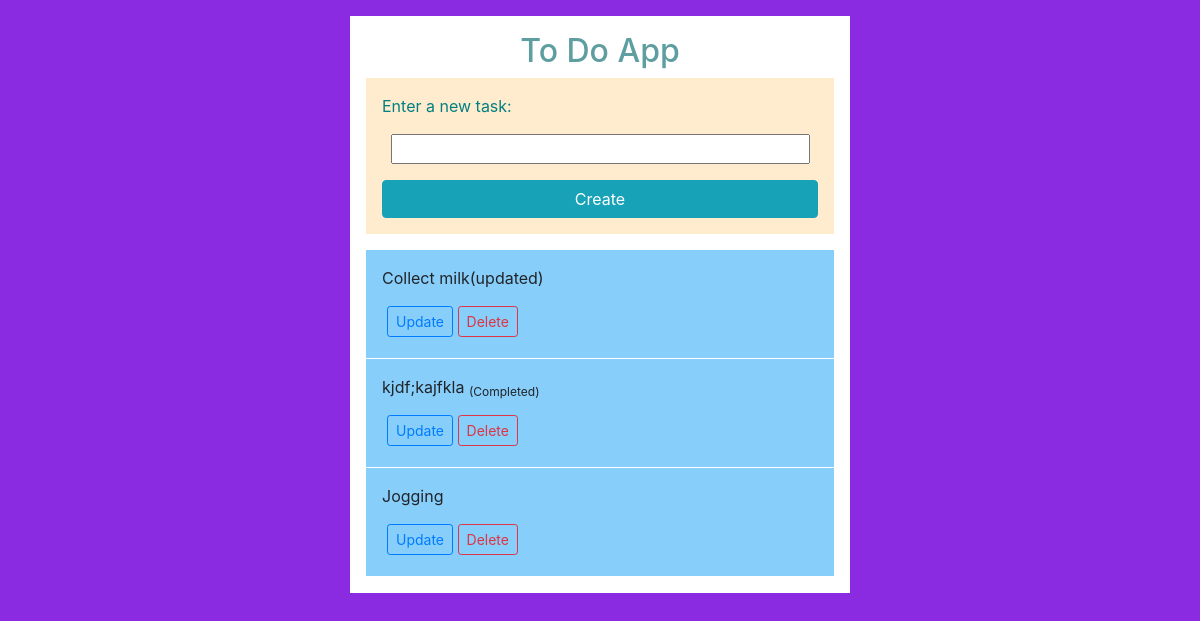
The app's page /, older data.
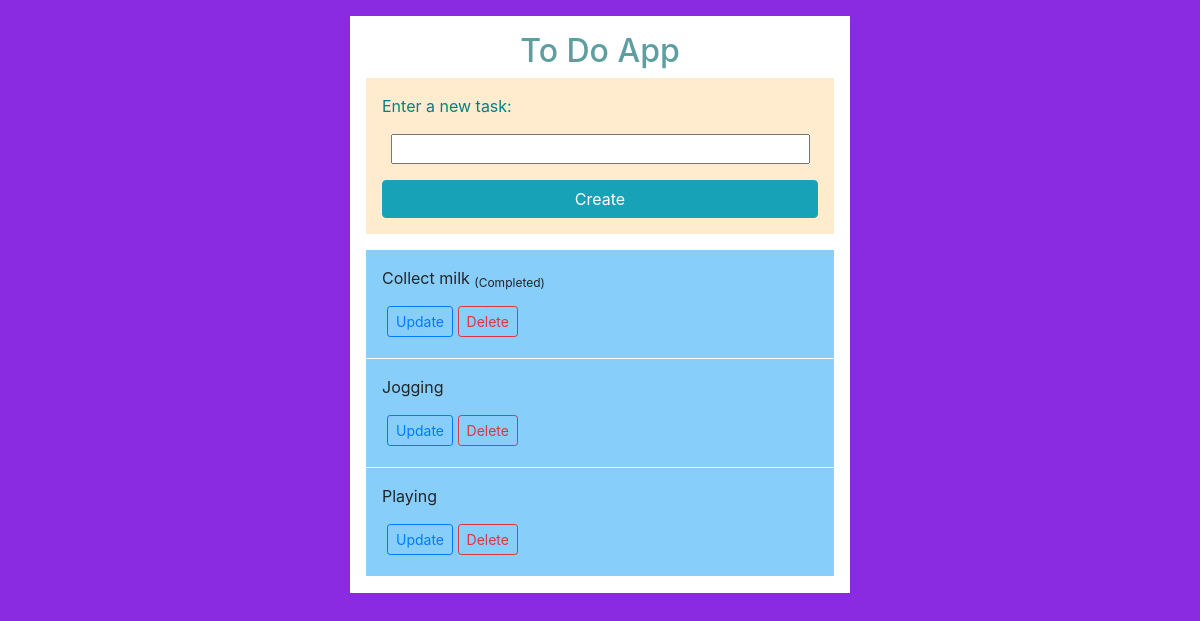
The same page, newer data.
### tasks/models.py (models this page shows, shortened)
class Tasks(models.Model):
    title = models.CharField(max_length=200)
    complete = models.BooleanField(default=False)
    created = models.DateTimeField(auto_now_add=True)

### tasks/views.py (the view)
# urls.py: path('', views.index, name='index'),
def index(request):
    tasks = Tasks.objects.all()
    form = TasksForm()
    if request.method == "POST":
        form = TasksForm(request.POST)
        if form.is_valid():
            form.save()
        return redirect('/')
    context = {'tasks': tasks, 'form': form}
    return render(request, 'tasks/tasks.html', context)

### tasks/forms.py
class TasksForm(forms.ModelForm):
    class Meta:
        model = Tasks
        fields = '__all__'

### tasks/templates/tasks/tasks.html (shortened to what this page needs)
{% load static %}
<!DOCTYPE html>
<html lang="en">
<head>
    <link rel="stylesheet" href="{% static 'tasks.css' %}">
    <link rel="stylesheet" href="https://stackpath.bootstrapcdn.com/bootstrap/4.5.2/css/bootstrap.min.css">
</head>
<body class="main-body">
    <div class="content-body" style="height: max-content;">
        <h2 class="heading">To Do App</h2>
        <div class="form-group">
            <form  action="/" method="POST">
                <p class="labels">Enter a new task:</p>
                {{form.title}}
                <div class="text-center">
                    <input class="btn btn-info btn-block" type="submit" name="Create" value="Create" id="">
                </div>
            </form>
        </div>
        <div class="task-list">
            {% for task in tasks %}
                <div class="single-task">
                    {% if task.complete == True %}
                    <p>{{task.title}}  <sub>(Completed)</sub></p>
                    {% else %}
                    <p>{{task.title}}</p>
                    {% endif %}
                    <div class="buttons">
                        <a class="btn btn-sm btn-outline-primary" href="{% url 'update_task' task.id %}">Update</a>
                        <a class="btn btn-sm btn-outline-danger" href="{% url 'delete_task' task.id %}">Delete</a>
                    </div>
                </div>
            {% endfor %}
        </div>
    </div>
</body>
</html>

Row changes from the older to the newer data that the page shows:
removed Tasks: title "kjdf;kajfkla"
changed Tasks: complete False → True (drawn); title "Collect milk(updated)" → "Collect milk"
added Tasks: title "Playing"
